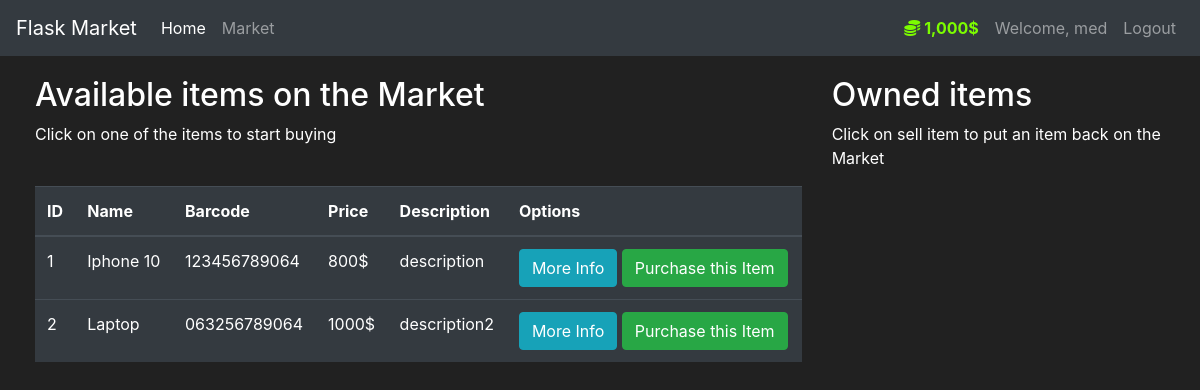
The page /market (signed in) on the database its author committed.
### market/models.py (models this page shows, shortened)
class User(db.Model, UserMixin):
    id = db.Column(db.Integer(), primary_key=True)
    username = db.Column(db.String(length=30), nullable=False, unique=True)
    email_address = db.Column(db.String(length=50), nullable=False, unique=True)
    password_hash = db.Column(db.String(length=60), nullable=False)
    budget = db.Column(db.Integer(), nullable=False, default=1000)
    items = db.relationship("Item", backref="owned_user", lazy=True)
    @property
    def prettier_budget(self):
        if len(str(self.budget)) >= 4:
            return f'{str(self.budget)[:-3]},{str(self.budget)[-3:]}$'
        else:
            return f"{self.budget}$"
    @property
    def password(self):
        return self.password

class Item(db.Model):
    id = db.Column(db.Integer(), primary_key=True)
    name = db.Column(db.String(length=30), nullable=False, unique=True)
    price = db.Column(db.Integer(), nullable=False)
    barcode = db.Column(db.String(length=12), nullable=False, unique=True)
    description = db.Column(db.String(length=1024), nullable=False, unique=True)
    owner = db.Column(db.Integer(), db.ForeignKey('user.id'))

### market/routes.py (the view, shortened to what this page needs)
@app.route("/market", methods=['GET', 'POST'])
@login_required
def market_page():
    purchase_form = PurchaseItemForm()
    selling_form = SellItemForm()
    if request.method == "GET":
        items = Item.query.filter_by(owner=None)
        owned_items = Item.query.filter_by(owner=current_user.id)
        return render_template("market.html", items=items, purchase_form=purchase_form, owned_items=owned_items,
                               selling_form=selling_form)

### market/models.py (called while the page is built)
@login_manager.user_loader
def load_user(user_id):
    return User.query.get(int(user_id))

### market/templates/market.html (shortened to what this page needs)
{% extends 'base.html' %}
{% block content %}
<div class="row" style="margin-top:20px; margin-left:20px">
    <div class="col-8">
        <h2>Available items on the Market</h2>
        <p>Click on one of the items to start buying</p>
        <br>
        <table class="table table-hover table-dark">
            <thead>
                <tr>
                    <th scope="col">ID</th>
                    <th scope="col">Name</th>
                    <th scope="col">Barcode</th>
                    <th scope="col">Price</th>
                    <th scope="col">Description</th>
                    <th scope="col">Options</th>
                </tr>
            </thead>
            <tbody>
                {% for item in items %}
                    <tr>
                        <td>{{ item.id }}</td>
                        <td>{{ item.name }}</td>
                        <td>{{ item.barcode }}</td>
                        <td>{{ item.price }}$</td>
                        <td>{{ item.description }}</td>
                        <td>
                            <button class="btn btn-outline btn-info" data-toggle="modal"
                                    data-target="#Modal-MoreInfo-{{ item.id }}">
                                More Info
                            </button>
                            <button class="btn btn-outline btn-success" data-toggle="modal"
                                    data-target="#Modal-PurchaseConfirm-{{ item.id }}">
                                Purchase this Item
                            </button>
                        </td>
                    </tr>
                {% endfor %}
            </tbody>
        </table>
    </div>
    <div class="col-4">
        <h2>Owned items</h2>
        <p>Click on sell item to put an item back on the Market</p>
    </div>
</div>
{% endblock %}

### market/templates/base.html (shortened to what this page needs)
<!doctype html>
<html lang="en">
   <head>
      <link rel="stylesheet" href="https://cdn.jsdelivr.net/npm/bootstrap@4.5.3/dist/css/bootstrap.min.css">
   </head>
   <body>
    <nav class="navbar navbar-expand-md navbar-dark bg-dark">
      <a class="navbar-brand" href="#">Flask Market</a>
      <div class="collapse navbar-collapse" id="navbarNav">
        <ul class="navbar-nav mr-auto">
          <li class="nav-item active">
              <a class="nav-link" href="{{url_for('home_page')}}">Home <span class="sr-only">(current)</span></a>
          </li>
          <li class="nav-item">
              <a class="nav-link" href="{{url_for('market_page')}}">Market</a>
          </li>
        </ul>
          {% if current_user.is_authenticated %}
            <ul class="navbar-nav">
                <li class="nav-item">
                    <a class="nav-link" style="color:lawngreen; font-weight:bold">
                        <i class="fas fa-coins"></i>
                        {{ current_user.prettier_budget }}
                    </a>
                </li>
                <li class="nav-item">
                    <a class="nav-link">Welcome, {{ current_user.username }}</a>
                </li>
                <li class="nav-item">
                    <a class="nav-link" href="{{url_for('logout_page')}}">Logout</a>
                </li>
            </ul>
          {% endif %}
      </div>
    </nav>
    {% block content %}
    {% endblock %}
   </body>
</html>

### market/templates/base.html (style rules this page uses)
body { background-color: #212121; color: white }

### rows shown on the page
User: prettier_budget "1,000$", username "med"
Item: id "1", name "Iphone 10", barcode "123456789064", price "800", description "description"
Item: id "2", name "Laptop", barcode "063256789064", price "1000", description "description2"
